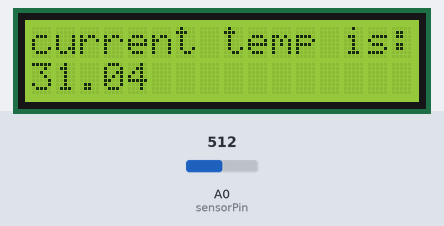
Recording of a sketch running on a simulated Arduino Uno, built with avr-gcc and run on an emulated ATmega328P. On the bench: 16×2 character LCD. Inputs (shaded band) come from the test bench; at power-on: A0 (sensorPin) = 512.

Above: at 1.2 s.
1.3 s: A0 (sensorPin) set to 716
At 2.7 s:
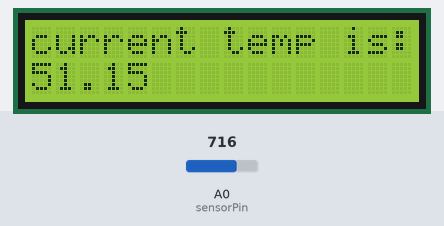
4.5 s: A0 (sensorPin) set to 900
At 5.8 s:
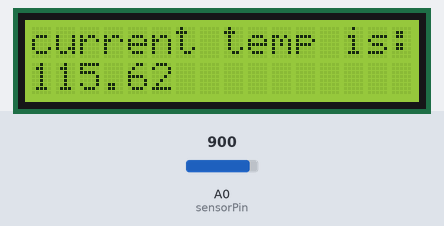
7.5 s: A0 (sensorPin) set to 1023
At 15.7 s:
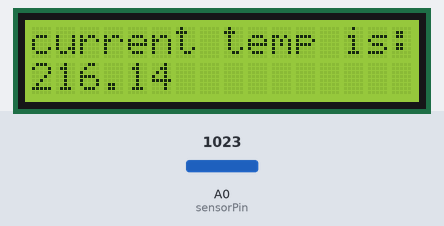
Timing chart, 0 to 16.5 s (numbered marks = the images above; inputs shaded):
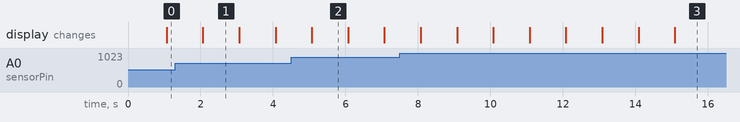

The sketch:

temp_display.ino
```cpp
#include <LiquidCrystal.h>

LiquidCrystal lcd(13,12, 8,9,10,11);
const int sensorPin = A0;
int sensorValue = 0;
const int ARR_SIZE = 8;
float temps[ARR_SIZE];

void setup() {
  Serial.begin(9600);
  lcd.begin(16, 2);
  lcd.print("current temp is: ");
}

float avg (float* arr) {
  float tot = 0.0;
  for (int i = 0; i < ARR_SIZE; i++) {
    tot += arr[i];
  }
  return tot / (float)ARR_SIZE;
}

float mAv(float* tempsArr, float newTemp) {
  for (int i = 1; i < ARR_SIZE; i++) {
    float v = tempsArr[i];
    tempsArr[i - 1] = v;
  };
  tempsArr[ARR_SIZE - 1] = newTemp;
  return avg(tempsArr);
}

float calcTemp(int reading) {
  float inC = (float)reading / 10;
  return ((9 * inC) / 5) + 32.0;
}

void loop() {
  int sensorValue = analogRead(sensorPin);
  float temp = calcTemp(sensorValue);
  float avgTemp = mAv(temps, temp);
  lcd.setCursor(0, 1);
  lcd.print(avgTemp);
  delay(1000);
}
```

Measured:
- what the display in image 1 shows lasts 1.0 s, from 2.1 s to 3.1 s
